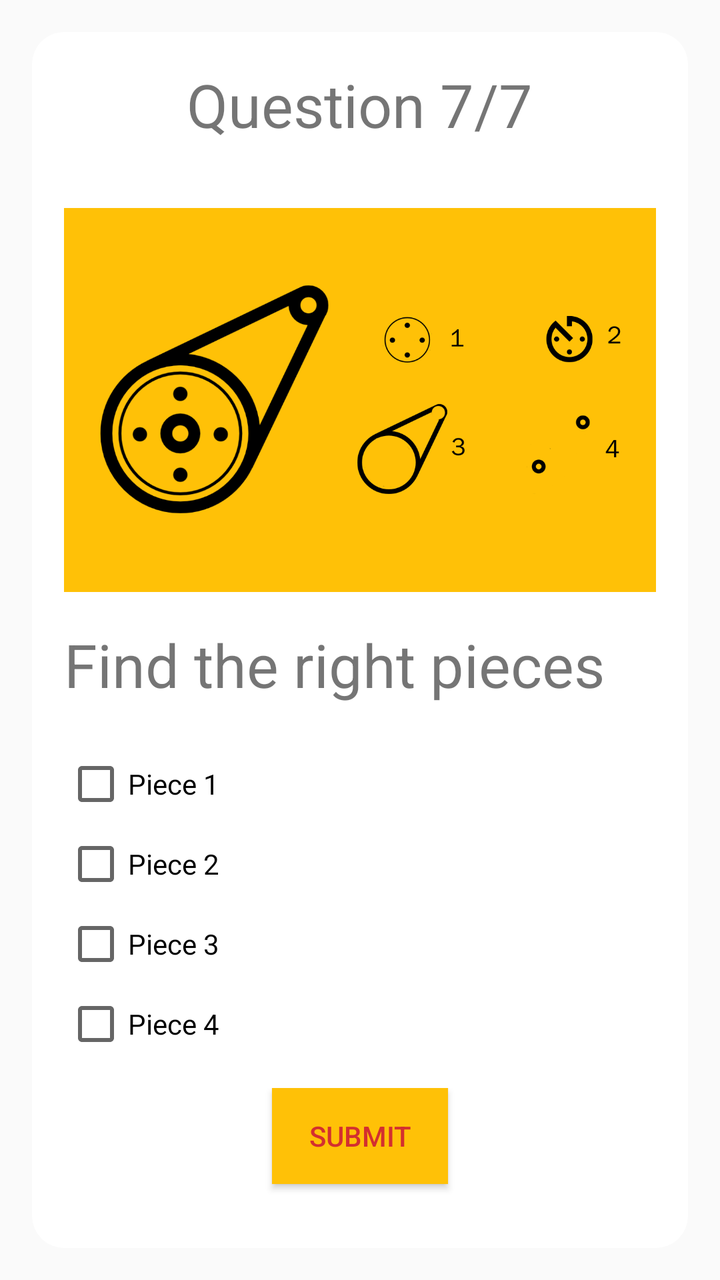
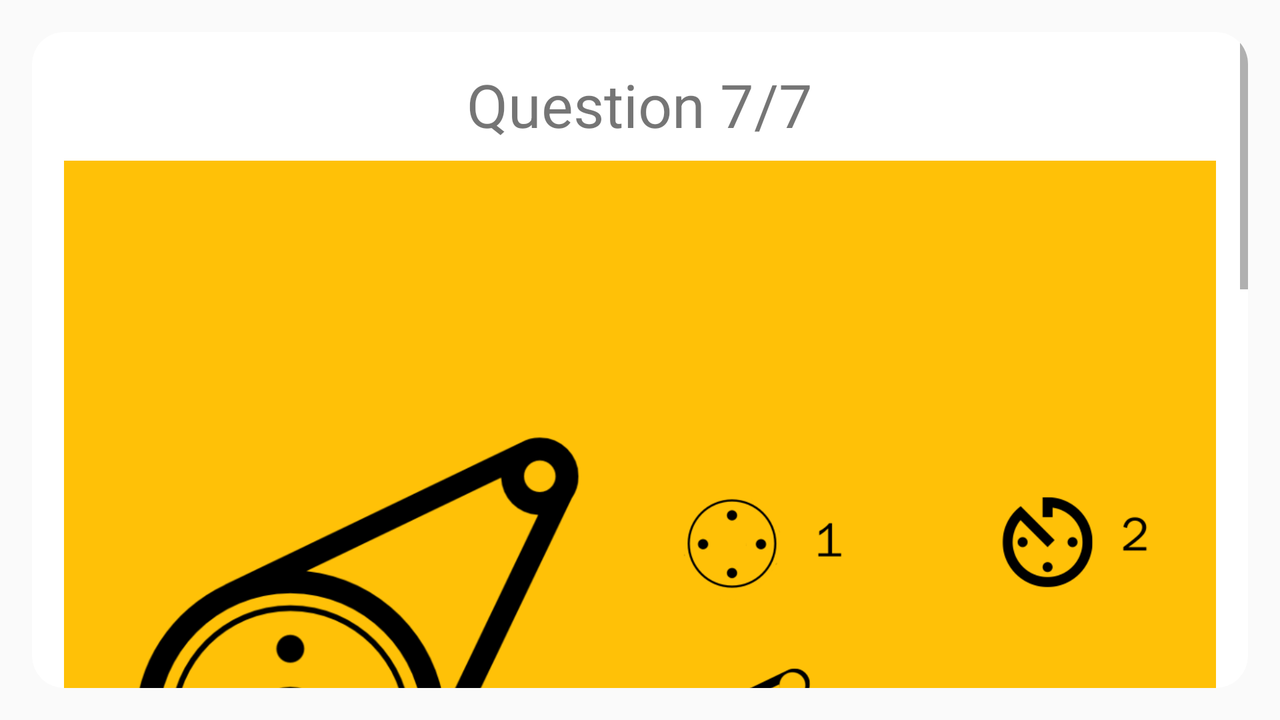

Two renders of one Android screen. The first uses the default layout on a phone; the second uses the alternative layout the repository ships for a different screen configuration, on a matching device. The two XML files are below.
<!-- AndroidManifest.xml: application theme AppTheme -->
<!-- res/layout/activity_quiz_card_07.xml -->
<?xml version="1.0" encoding="utf-8"?>
<android.support.v7.widget.CardView xmlns:android="http://schemas.android.com/apk/res/android"
    xmlns:app="http://schemas.android.com/apk/res-auto"
    xmlns:tools="http://schemas.android.com/tools"
    android:layout_width="fill_parent"
    android:layout_height="fill_parent"
    android:layout_margin="@dimen/margin"
    android:orientation="vertical"
    app:cardCornerRadius="@dimen/margin"
    tools:context="com.sardegnaisoladicavalli.escapethisquiz.QuizCard07">

    <LinearLayout
        android:layout_width="fill_parent"
        android:layout_height="fill_parent"
        android:layout_margin="@dimen/margin"
        android:orientation="vertical">


        <TextView
            android:id="@+id/card_text"
            android:layout_width="wrap_content"
            android:layout_height="0dp"
            android:layout_gravity="center_horizontal"
            android:layout_weight="1"
            android:text="@string/text7"
            android:textSize="30sp" />


        <ImageView
            android:id="@+id/card_image"
            android:layout_width="match_parent"
            android:layout_height="0dp"
            android:layout_marginTop="@dimen/half_margin"
            android:layout_weight="3"
            android:background="@color/colorAccent"
            android:src="@drawable/puzzle" />


        <TextView
            android:id="@+id/card_question"
            android:layout_width="wrap_content"
            android:layout_height="0dp"
            android:layout_gravity="center_vertical"
            android:layout_marginTop="@dimen/margin"
            android:layout_weight="1"
            android:text="@string/question7"
            android:textSize="30sp" />

        <CheckBox
            android:id="@+id/card_answer1"
            android:layout_width="wrap_content"
            android:layout_height="wrap_content"
            android:onClick="onCheckboxClicked"
            android:text="@string/answer71" />

        <CheckBox
            android:id="@+id/card_answer2"
            android:layout_width="wrap_content"
            android:layout_height="wrap_content"
            android:layout_marginTop="@dimen/half_margin"
            android:onClick="onCheckboxClicked"
            android:text="@string/answer72" />

        <CheckBox
            android:id="@+id/card_answer3"
            android:layout_width="wrap_content"
            android:layout_height="wrap_content"
            android:layout_marginTop="@dimen/half_margin"
            android:onClick="onCheckboxClicked"
            android:text="@string/answer73" />

        <CheckBox
            android:id="@+id/card_answer4"
            android:layout_width="wrap_content"
            android:layout_height="wrap_content"
            android:layout_marginTop="@dimen/half_margin"
            android:onClick="onCheckboxClicked"
            android:text="@string/answer74" />


        <LinearLayout
            android:layout_width="match_parent"
            android:layout_height="0dp"
            android:layout_gravity="center"
            android:layout_marginTop="@dimen/margin"
            android:layout_weight="1"
            android:orientation="horizontal">

            <Button
                android:id="@+id/button_back"
                android:layout_width="0dp"
                android:layout_height="wrap_content"
                android:layout_marginRight="@dimen/margin"
                android:layout_weight="1"
                android:background="@color/colorAccent"
                android:gravity="center"
                android:text="@string/button_Back"
                android:textColor="@color/colorPrimaryDark"
                android:visibility="invisible" />

            <Button
                android:id="@+id/button_submit"
                android:layout_width="0dp"
                android:layout_height="wrap_content"
                android:layout_centerHorizontal="true"
                android:layout_weight="1"
                android:background="@color/colorAccent"
                android:gravity="center"
                android:onClick="onSubmitButtonClicked"
                android:text="@string/button_Submit"
                android:textColor="@color/colorPrimaryDark"
                android:visibility="visible" />

            <Button
                android:id="@+id/button_forward"
                android:layout_width="0dp"
                android:layout_height="wrap_content"
                android:layout_marginLeft="@dimen/margin"
                android:layout_weight="1"
                android:background="@color/colorAccent"
                android:gravity="center"
                android:text="@string/button_Next"
                android:textColor="@color/colorPrimaryDark"
                android:visibility="invisible" />

        </LinearLayout>


    </LinearLayout>

</android.support.v7.widget.CardView>
<!-- resources referenced by this layout -->
<resources>
  <color name="colorAccent">#FFC107</color>
  <color name="colorPrimaryDark">#D32F2F</color>
  <dimen name="half_margin">8dp</dimen>
  <dimen name="margin">16dp</dimen>
  <!-- drawable puzzle: png bitmap (drawable, 81780 bytes) -->
  <string name="answer71">Piece 1</string>
  <string name="answer72">Piece 2</string>
  <string name="answer73">Piece 3</string>
  <string name="answer74"> Piece 4</string>
  <string name="button_Back">Back</string>
  <string name="button_Next">Next</string>
  <string name="button_Submit">Submit</string>
  <string name="question7">Find the right pieces</string>
  <string name="text7">Question 7/7</string>
  <style name="AppTheme" parent="Theme.AppCompat.Light.NoActionBar">
          
          <item name="colorPrimary">@color/colorPrimary</item>
          <item name="colorPrimaryDark">@color/colorPrimaryDark</item>
          <item name="colorAccent">@color/colorAccent</item>
      </style>
  <color name="colorPrimary">#F44336</color>
</resources>
<!-- res/layout-land/activity_quiz_card_07.xml (the repository's variant of the layout above) -->
<!-- drawn on the phone turned sideways -->
<?xml version="1.0" encoding="utf-8"?>
<android.support.v7.widget.CardView xmlns:android="http://schemas.android.com/apk/res/android"
    xmlns:app="http://schemas.android.com/apk/res-auto"
    xmlns:tools="http://schemas.android.com/tools"
    android:layout_width="fill_parent"
    android:layout_height="fill_parent"
    android:layout_margin="@dimen/margin"
    android:orientation="vertical"
    app:cardCornerRadius="@dimen/margin"
    tools:context="com.sardegnaisoladicavalli.escapethisquiz.QuizCard07">

    <ScrollView
        android:layout_width="match_parent"
        android:layout_height="match_parent">

        <LinearLayout
            android:layout_width="fill_parent"
            android:layout_height="fill_parent"
            android:layout_margin="@dimen/margin"
            android:orientation="vertical">


            <TextView
                android:id="@+id/card_text"
                android:layout_width="wrap_content"
                android:layout_height="0dp"
                android:layout_gravity="center_horizontal"
                android:layout_weight="1"
                android:gravity="center"
                android:text="@string/text7"
                android:textSize="30sp" />


            <ImageView
                android:id="@+id/card_image"
                android:layout_width="match_parent"
                android:layout_height="0dp"
                android:layout_marginTop="@dimen/half_margin"
                android:layout_weight="3"
                android:background="@color/colorAccent"
                android:src="@drawable/puzzle" />


            <TextView
                android:id="@+id/card_question"
                android:layout_width="wrap_content"
                android:layout_height="0dp"
                android:layout_gravity="center_vertical"
                android:layout_marginTop="@dimen/margin"
                android:layout_weight="1"
                android:gravity="center"
                android:text="@string/question7"
                android:textSize="30sp" />

            <CheckBox
                android:id="@+id/card_answer1"
                android:layout_width="wrap_content"
                android:layout_height="wrap_content"
                android:onClick="onCheckboxClicked"
                android:text="@string/answer71" />

            <CheckBox
                android:id="@+id/card_answer2"
                android:layout_width="wrap_content"
                android:layout_height="wrap_content"
                android:layout_marginTop="@dimen/half_margin"
                android:onClick="onCheckboxClicked"
                android:text="@string/answer72" />

            <CheckBox
                android:id="@+id/card_answer3"
                android:layout_width="wrap_content"
                android:layout_height="wrap_content"
                android:layout_marginTop="@dimen/half_margin"
                android:onClick="onCheckboxClicked"
                android:text="@string/answer73" />

            <CheckBox
                android:id="@+id/card_answer4"
                android:layout_width="wrap_content"
                android:layout_height="wrap_content"
                android:layout_marginTop="@dimen/half_margin"
                android:onClick="onCheckboxClicked"
                android:text="@string/answer74" />

            <LinearLayout
                android:layout_width="match_parent"
                android:layout_height="0dp"
                android:layout_gravity="center"
                android:layout_marginTop="@dimen/margin"
                android:layout_weight="1"
                android:orientation="horizontal">

                <Button
                    android:id="@+id/button_back"
                    android:layout_width="0dp"
                    android:layout_height="wrap_content"
                    android:layout_marginRight="@dimen/margin"
                    android:layout_weight="1"
                    android:background="@color/colorAccent"
                    android:gravity="center"
                    android:text="@string/button_Back"
                    android:textColor="@color/colorPrimaryDark"
                    android:visibility="invisible" />

                <Button
                    android:id="@+id/button_submit"
                    android:layout_width="0dp"
                    android:layout_height="wrap_content"
                    android:layout_centerHorizontal="true"
                    android:layout_weight="1"
                    android:background="@color/colorAccent"
                    android:gravity="center"
                    android:text="@string/button_Submit"
                    android:textColor="@color/colorPrimaryDark"
                    android:onClick="onSubmitButtonClicked"
                    android:visibility="visible" />

                <Button
                    android:id="@+id/button_forward"
                    android:layout_width="0dp"
                    android:layout_height="wrap_content"
                    android:layout_marginLeft="@dimen/margin"
                    android:layout_weight="1"
                    android:background="@color/colorAccent"
                    android:gravity="center"
                    android:text="@string/button_Next"
                    android:textColor="@color/colorPrimaryDark"
                    android:visibility="invisible" />

            </LinearLayout>


        </LinearLayout>

    </ScrollView>

</android.support.v7.widget.CardView>
